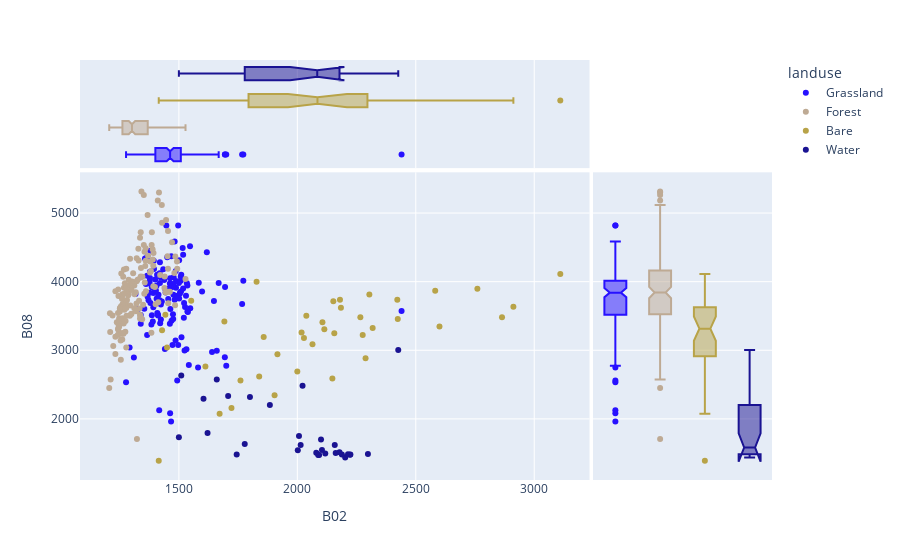

Here is the notebook cell this chart was saved with:
### Markdown cell above
The next step is to plot the landuse classes as a function of the different bands. In this example we use the bands Blue (B02) on the x-axis and Infrared (B08) on the y-axis.

### Code cell
# Get bands
band_x_axis = X[:,0]
band_y_axis = X[:,3]

# Make list with landuse classes and colors to be used in plot
landuse_classes_names_array = []
for landuse_class in sample_areas_array[(sample_areas_array > 0)]:
   landuse_classes_names_array.append(id_landuse_class_dict[landuse_class])
   
# Make a Pandas dataframe
df = pd.DataFrame({'x':band_x_axis, 'y':band_y_axis, 'landuse':landuse_classes_names_array})

# Plot
fig = px.scatter(df, x="x", y="y", color='landuse', marginal_x='box', marginal_y='box', category_orders={"landuse": landuse_classes_list}, color_discrete_sequence=landuse_class_color_list, labels = {"x" : "B02", "y" : "B08", })
fig.show()

### Figure 1 — Plotly figure (JSON) as saved in the notebook; plotly's stock layout.template omitted (floating-point values rounded to 4 significant figures; data arrays with more than 128 entries replaced by an {"elided": "..."} marker saying what was removed)
{"data": [{"hovertemplate": "landuse=Grassland<br>B02=%{x}<br>B08=%{y}<extra></extra>", "legendgroup": "Grassland", "marker": {"color": "#2711FF", "symbol": "circle"}, "mode": "markers", "name": "Grassland", "orientation": "v", "showlegend": true, "type": "scatter", "x": {"elided": "133 int values"}, "xaxis": "x", "y": {"elided": "133 int values"}, "yaxis": "y"}, {"alignmentgroup": "True", "hovertemplate": "landuse=Grassland<br>B02=%{x}<extra></extra>", "legendgroup": "Grassland", "marker": {"color": "#2711FF", "symbol": "circle"}, "name": "Grassland", "notched": true, "offsetgroup": "Grassland", "showlegend": false, "type": "box", "x": {"elided": "133 int values"}, "xaxis": "x3", "yaxis": "y3"}, {"alignmentgroup": "True", "hovertemplate": "landuse=Grassland<br>B08=%{y}<extra></extra>", "legendgroup": "Grassland", "marker": {"color": "#2711FF", "symbol": "circle"}, "name": "Grassland", "notched": true, "offsetgroup": "Grassland", "showlegend": false, "type": "box", "xaxis": "x2", "y": {"elided": "133 int values"}, "yaxis": "y2"}, {"hovertemplate": "landuse=Forest<br>B02=%{x}<br>B08=%{y}<extra></extra>", "legendgroup": "Forest", "marker": {"color": "#BEAA94", "symbol": "circle"}, "mode": "markers", "name": "Forest", "orientation": "v", "showlegend": true, "type": "scatter", "x": {"elided": "149 int values"}, "xaxis": "x", "y": {"elided": "149 int values"}, "yaxis": "y"}, {"alignmentgroup": "True", "hovertemplate": "landuse=Forest<br>B02=%{x}<extra></extra>", "legendgroup": "Forest", "marker": {"color": "#BEAA94", "symbol": "circle"}, "name": "Forest", "notched": true, "offsetgroup": "Forest", "showlegend": false, "type": "box", "x": {"elided": "149 int values"}, "xaxis": "x3", "yaxis": "y3"}, {"alignmentgroup": "True", "hovertemplate": "landuse=Forest<br>B08=%{y}<extra></extra>", "legendgroup": "Forest", "marker": {"color": "#BEAA94", "symbol": "circle"}, "name": "Forest", "notched": true, "offsetgroup": "Forest", "showlegend": false, "type": "box", "xaxis": "x2", "y": {"elided": "149 int values"}, "yaxis": "y2"}, {"hovertemplate": "landuse=Bare<br>B02=%{x}<br>B08=%{y}<extra></extra>", "legendgroup": "Bare", "marker": {"color": "#B8A348", "symbol": "circle"}, "mode": "markers", "name": "Bare", "orientation": "v", "showlegend": true, "type": "scatter", "x": [2156, 2152, 1552, 2422, 2180, 1429, 2184, 2038, 2582, 1443, 2106, 2288, 1858, 2912, 2760, 2304, 1415, 1672, 1450, 1828, 3110, 2276, 1760, 1904, 2864, 1839, 2000, 2600, 2148, 2114, 2266, 1692, 2318, 1612, 1722, 2028, 2018, 2424, 2064, 1916], "xaxis": "x", "y": [3248, 3713, 3723, 3736, 3735, 3292, 3618, 3502, 3866, 3516, 3410, 2882, 3192, 3634, 3896, 3813, 1388, 2073, 3041, 4000, 4110, 3222, 2558, 2346, 3481, 2616, 2690, 3346, 2587, 3306, 3483, 3420, 3324, 2762, 2160, 3178, 3260, 3454, 3087, 2941], "yaxis": "y"}, {"alignmentgroup": "True", "hovertemplate": "landuse=Bare<br>B02=%{x}<extra></extra>", "legendgroup": "Bare", "marker": {"color": "#B8A348", "symbol": "circle"}, "name": "Bare", "notched": true, "offsetgroup": "Bare", "showlegend": false, "type": "box", "x": [2156, 2152, 1552, 2422, 2180, 1429, 2184, 2038, 2582, 1443, 2106, 2288, 1858, 2912, 2760, 2304, 1415, 1672, 1450, 1828, 3110, 2276, 1760, 1904, 2864, 1839, 2000, 2600, 2148, 2114, 2266, 1692, 2318, 1612, 1722, 2028, 2018, 2424, 2064, 1916], "xaxis": "x3", "yaxis": "y3"}, {"alignmentgroup": "True", "hovertemplate": "landuse=Bare<br>B08=%{y}<extra></extra>", "legendgroup": "Bare", "marker": {"color": "#B8A348", "symbol": "circle"}, "name": "Bare", "notched": true, "offsetgroup": "Bare", "showlegend": false, "type": "box", "xaxis": "x2", "y": [3248, 3713, 3723, 3736, 3735, 3292, 3618, 3502, 3866, 3516, 3410, 2882, 3192, 3634, 3896, 3813, 1388, 2073, 3041, 4000, 4110, 3222, 2558, 2346, 3481, 2616, 2690, 3346, 2587, 3306, 3483, 3420, 3324, 2762, 2160, 3178, 3260, 3454, 3087, 2941], "yaxis": "y2"}, {"hovertemplate": "landuse=Water<br>B02=%{x}<br>B08=%{y}<extra></extra>", "legendgroup": "Water", "marker": {"color": "#1A1392", "symbol": "circle"}, "mode": "markers", "name": "Water", "orientation": "v", "showlegend": true, "type": "scatter", "x": [2092, 2088, 2118, 2080, 2162, 1510, 2178, 2298, 2022, 2158, 1604, 2202, 1708, 1660, 2426, 1744, 1778, 1621, 2104, 2100, 2007, 2188, 2224, 2222, 1800, 2014, 2214, 1884, 1500, 2002], "xaxis": "x", "y": [1472, 1473, 1495, 1507, 1501, 2634, 1512, 1487, 2484, 1621, 2293, 1438, 2332, 2574, 3003, 1481, 1633, 1796, 1547, 1698, 1750, 1480, 1480, 1478, 2319, 1619, 1483, 2203, 1731, 1544], "yaxis": "y"}, {"alignmentgroup": "True", "hovertemplate": "landuse=Water<br>B02=%{x}<extra></extra>", "legendgroup": "Water", "marker": {"color": "#1A1392", "symbol": "circle"}, "name": "Water", "notched": true, "offsetgroup": "Water", "showlegend": false, "type": "box", "x": [2092, 2088, 2118, 2080, 2162, 1510, 2178, 2298, 2022, 2158, 1604, 2202, 1708, 1660, 2426, 1744, 1778, 1621, 2104, 2100, 2007, 2188, 2224, 2222, 1800, 2014, 2214, 1884, 1500, 2002], "xaxis": "x3", "yaxis": "y3"}, {"alignmentgroup": "True", "hovertemplate": "landuse=Water<br>B08=%{y}<extra></extra>", "legendgroup": "Water", "marker": {"color": "#1A1392", "symbol": "circle"}, "name": "Water", "notched": true, "offsetgroup": "Water", "showlegend": false, "type": "box", "xaxis": "x2", "y": [1472, 1473, 1495, 1507, 1501, 2634, 1512, 1487, 2484, 1621, 2293, 1438, 2332, 2574, 3003, 1481, 1633, 1796, 1547, 1698, 1750, 1480, 1480, 1478, 2319, 1619, 1483, 2203, 1731, 1544], "yaxis": "y2"}], "layout": {"legend": {"title": {"text": "landuse"}, "tracegroupgap": 0}, "margin": {"t": 60}, "xaxis": {"anchor": "y", "domain": [0, 0.7363], "title": {"text": "B02"}}, "xaxis2": {"anchor": "y2", "domain": [0.7413, 1], "matches": "x2", "showgrid": false, "showline": false, "showticklabels": false, "ticks": ""}, "xaxis3": {"anchor": "y3", "domain": [0, 0.7363], "matches": "x", "showgrid": true, "showticklabels": false}, "xaxis4": {"anchor": "y4", "domain": [0.7413, 1], "matches": "x2", "showgrid": false, "showline": false, "showticklabels": false, "ticks": ""}, "yaxis": {"anchor": "x", "domain": [0, 0.7326], "title": {"text": "B08"}}, "yaxis2": {"anchor": "x2", "domain": [0, 0.7326], "matches": "y", "showgrid": true, "showticklabels": false}, "yaxis3": {"anchor": "x3", "domain": [0.7426, 1], "matches": "y3", "showgrid": false, "showline": false, "showticklabels": false, "ticks": ""}, "yaxis4": {"anchor": "x4", "domain": [0.7426, 1], "matches": "y3", "showgrid": true, "showline": false, "showticklabels": false, "ticks": ""}}}
